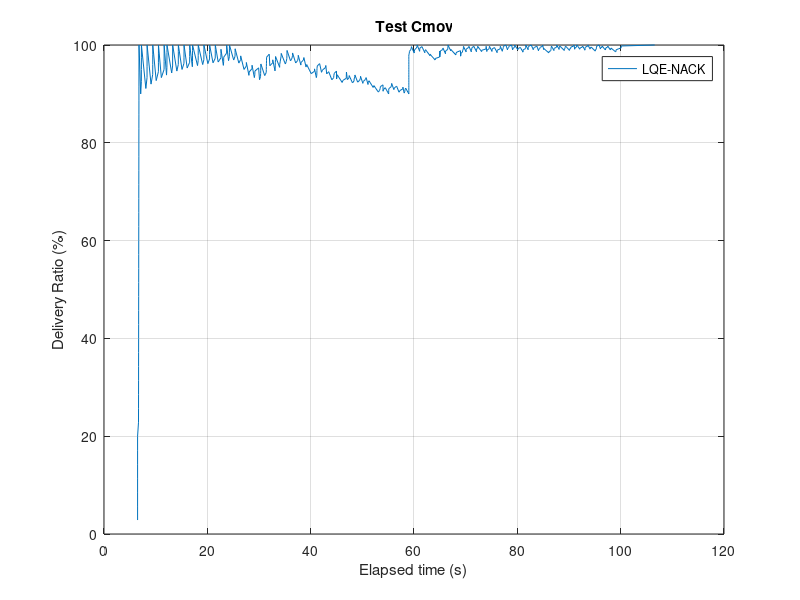
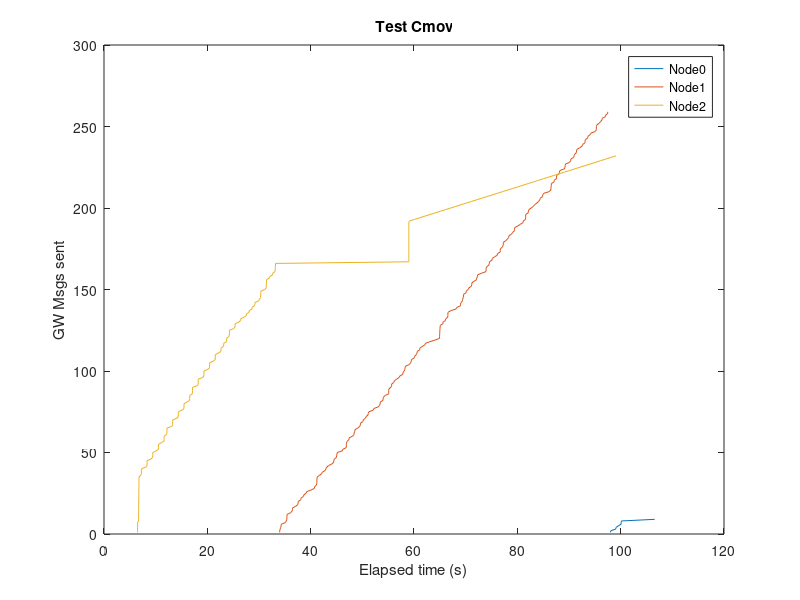
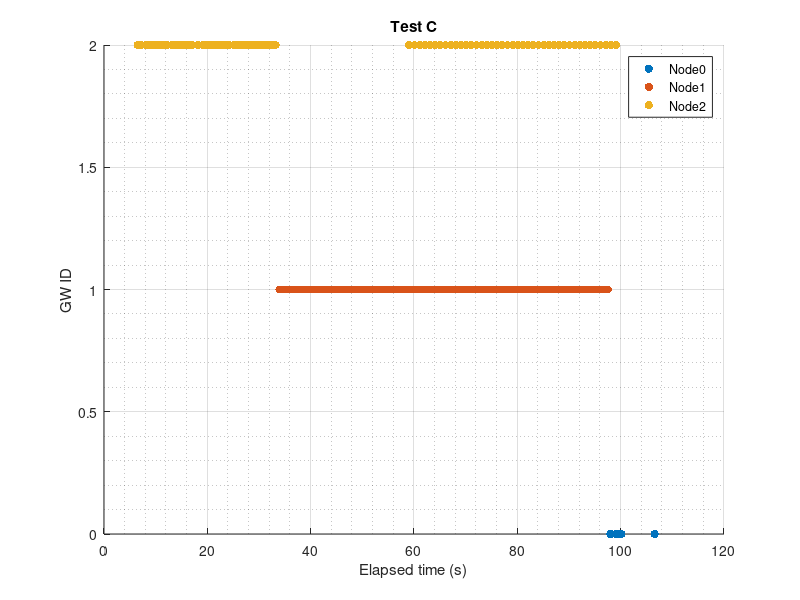

The MATLAB source for these figures, in order:
%% Calculate Redudant Overhead 
close all; clear;clc; 
Nnodes=5;   %N� nodes generating msgs every second
maxT_sen=100;    %Time when nodes stop generating msgs+1


%% 

% Node[0]
%n0_sentNACK=textread('GwTimeRec.txt','%s');
name_rec=textread('ReachedGwName.txt','%s');
%
time_recC = fopen('GwTimeRec.txt','r');    %Name of the file with the receveid times
formatSpec = '%f';
time_rec = fscanf(time_recC,formatSpec);
fclose(time_recC);
%
%
i=1;
j=1;
countNACK=0;
gg=0;
while i<length(name_rec)
    j=i;
    while j<length(name_rec)
        if (strcmp(name_rec(i),name_rec(j)) && i~=j && ~strcmp(name_rec(i),{''}))
            %name_rec(i);          
            countNACK=countNACK+1;
            %name_rec(j)={''};
            %display('if');
            
            time_rec(j)=[];
            name_rec(j)=[];
        %end 
        else
            j=j+1;
        end
        %display('while2');
    end
    i=i+1;
    %display('while1');
end
display('ok');
%
count=1:1:length(time_rec);
i=1;
j=1;
while i<length(time_rec)+1
    j=fix(time_rec(i))+1;
    if fix(time_rec(i))>=maxT_sen
        j=maxT_sen;
    end
    drGW(i)=count(i)/(Nnodes*j)*100;
    i=i+1;
end
display('End calc DR')
plot(time_rec,drGW)
xlabel('Elapsed time (s)');
ylabel('Delivery Ratio (%)');
title('Test Cmov');
legend('LQE-NACK');
grid on;
%
hold off;
savefig('plotC_DR_GW')
display('Success:');
drGW(length(drGW))
display('Data Overhead:');
countNACK

%% 
%Verificar nº de gws
% % %
% Node[0]
%n0_sentNACK=textread('GwTimeRec.txt','%s');
name_recs=textread('ReachedGwSpcs.txt','%s');
%
name_recss=name_recs;
name_recsDoub=str2double(name_recs);
%
i=1;
j=1;
countREP=0;
gg=0;
%gw=1:1:Nnodes;
while i<length(name_recs)
    j=i;
    while j<length(name_recs)
        if (strcmp(name_recs(i),name_recs(j)) && i~=j && ~strcmp(name_recs(i),{''}))
            %name_rec(i);          
            countREP=countREP+1;    %counts how many times theres a repetition
            name_recs(j);
            %i
            %gw(name_recsDoub(i)+1)=gw(name_recsDoub(i)+1)+1
            name_recs(j)=[];
            name_recsDoub(j)=[];
           % gw(name_recs(i))=gw(name_recs(i))+1
        %end       
        else
            j=j+1;
        %display('while2');
        end
    end
    i=i+1;
    %display('while1');
end
display('Number of gws:');
length(name_recs)-1

%% Plot gw sending over time
figure
% %0
gw_rec0=textread('GwTimeRec00.txt','%s');
gw_re0=str2double(gw_rec0);
countgw_re0=1:1:length(gw_rec0);
plot(gw_re0, countgw_re0);
hold on;
%1
gw_rec1=textread('GwTimeRec01.txt','%s');
gw_re1=str2double(gw_rec1);
countgw_re1=1:1:length(gw_rec1);
plot(gw_re1, countgw_re1);
hold on;
% 2
gw_rec2=textread('GwTimeRec02.txt','%s');
gw_re2=str2double(gw_rec2);
countgw_re2=1:1:length(gw_rec2);
plot(gw_re2, countgw_re2);
hold on;
% %3
% gw_rec3=textread('GwTimeRec03.txt','%s');
% gw_re3=str2double(gw_rec3);
% countgw_re3=1:1:length(gw_rec3);
% plot(gw_re3, countgw_re3);
% hold on;
% %4
% gw_rec4=textread('GwTimeRec04.txt','%s');
% gw_re4=str2double(gw_rec4);
% countgw_re4=1:1:length(gw_rec4);
% plot(gw_re4, countgw_re4);
% hold on;
% %5
% gw_rec5=textread('GwTimeRec05.txt','%s');
% gw_re5=str2double(gw_rec5);
% countgw_re5=1:1:length(gw_rec5);
% plot(gw_re5, countgw_re5);
% hold on;
%6
% gw_rec6=textread('GwTimeRec06.txt','%s');
% gw_re6=str2double(gw_rec6);
% countgw_re6=1:1:length(gw_rec6);
% plot(gw_re6, countgw_re6);
% hold on;
% %7
% gw_rec7=textread('GwTimeRec07.txt','%s');
% gw_re7=str2double(gw_rec7);
% countgw_re7=1:1:length(gw_rec7);
% plot(gw_re7, countgw_re7);
% hold on;
% %8
% gw_rec8=textread('GwTimeRec08.txt','%s');
% gw_re8=str2double(gw_rec8);
% countgw_re8=1:1:length(gw_rec8);
% plot(gw_re8, countgw_re8);
% hold on;
% % %9
% gw_rec9=textread('GwTimeRec09.txt','%s');
% gw_re9=str2double(gw_rec9);
% countgw_re9=1:1:length(gw_rec9);
% plot(gw_re9, countgw_re9,'Linewidth',2);
% hold on;
% %10
% gw_rec10=textread('GwTimeRec10.txt','%s');
% gw_re10=str2double(gw_rec10);
% countgw_re10=1:1:length(gw_rec10);
% plot(gw_re10, countgw_re10,'Linewidth',2);
% hold on;
%end
xlabel('Elapsed time (s)');
ylabel('GW Msgs sent');
title('Test Cmov');
legend('Node0','Node1', 'Node2');
% legend('Node0','Node1','Node2','Node3');
savefig('GwsNo')
%%
figure
%0
gw_rec0=textread('GwTimeRec00.txt','%s');
gw_re0=str2double(gw_rec0);
countgw_re0=zeros(length(gw_rec0),1);
scatter(gw_re0, countgw_re0, 'filled');
hold on;
%1
gw_rec1=textread('GwTimeRec01.txt','%s');
gw_re1=str2double(gw_rec1);
countgw_re1=1+zeros(length(gw_rec1),1);
scatter(gw_re1, countgw_re1, 'filled');
hold on;
%2
gw_rec2=textread('GwTimeRec02.txt','%s');
gw_re2=str2double(gw_rec2);
countgw_re2=2+zeros(length(gw_rec2),1);
scatter(gw_re2, countgw_re2, 'filled');
hold on;
% %3
% gw_rec3=textread('GwTimeRec03.txt','%s');
% gw_re3=str2double(gw_rec3);
% countgw_re3=3+zeros(length(gw_rec3),1);
% scatter(gw_re3, countgw_re3, 'filled');
% hold on;
% %4
% gw_rec4=textread('GwTimeRec04.txt','%s');
% gw_re4=str2double(gw_rec4);
% countgw_re4=4+zeros(length(gw_rec4),1);
% scatter(gw_re4, countgw_re4, 'filled');
% hold on;

xlabel('Elapsed time (s)');
ylabel('GW ID');
title('Test C');
legend('Node0','Node1','Node2');
% legend('Node0','Node1','Node2','Node3');
grid on
grid minor
savefig('GesTemp')

%
axis([0 110 0 3])
set(gca,'ytick',[0 1 2])

%%
%sum of hops
gw_hop=textread('GwMsgHops.txt','%s');
gw_hops=str2double(gw_hop);

h=1;
sum=0;
while h<length(gw_hops)+1
    sum=sum+gw_hops(h);
    h=h+1;
end
display('Total hops:');
sum